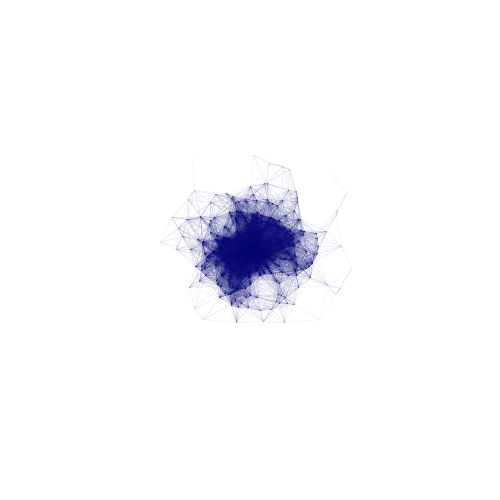
Frame 1 (no input)
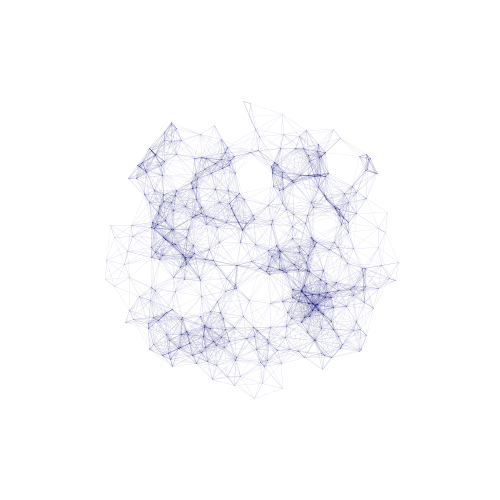
Frame 60 (the mouse pressed at the canvas centre just before this capture)
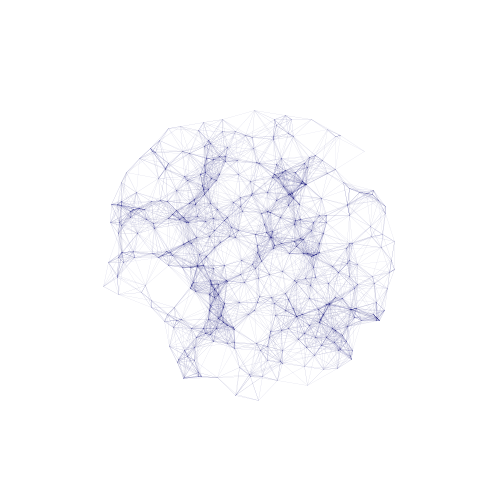
Frame 120 (the mouse held since frame 60 and released just before this capture)

The Processing sketch that drew these frames (run headless with seeded random() and noise(); from frame 60 on, the mouse is pressed at the canvas centre):

// Processing sketch: processing_117684
// ── processing_117684.pde

Points[] p = new Points[400];
float distance = 35;
float MyDiameter = 300;
 
void setup() 
{
  size(500, 500);
  smooth();
  for (int i = 0; i<p.length;i++) 
  {
    p[i] = new Points(MyDiameter);
  }
}
 
void draw() 
{
  background(255);
  for (int i = 0; i<p.length; i++) 
  {
    for (int j = 0; j<p.length; j++) 
    {
      if (i!=j) {
        float d = sqrt(pow(p[i].x()-p[j].x(), 2) + pow(p[i].y()-p[j].y(), 2));
        if (d<distance) {
          stroke(40/35, 40/35, 110, 1200/d);
          strokeWeight(0.1);
        line(p[i].x(), p[i].y(), p[j].x(), p[j].y());
        }
      }
    }
  }
   
  for (int i = 0; i<p.length;i++) 
  {
      p[i].update();
      p[i].display();
  }
}
 
 
class Points {
  PVector origin;
  PVector distance;
  PVector pos;
  PVector vel;
  float vx;
  float vy;
  float MyDiameter;
  float radius;
  float angle;
  float scale;
   
  Points(float MyDiameter_)
  {
     
    vx = random(-1, 1);
    vy = random(-1, 1);
    scale = 2;
    MyDiameter = MyDiameter_;
    radius = map(noise(random(0, 1000)), 0, 1, -MyDiameter/2, MyDiameter/2);
    angle = map(noise(random(1001, 2000)), 0, 1, 0, 2*PI);
    pos = new PVector (width/2+radius*cos(angle), height/2+radius*sin(angle));
    vel = new PVector (scale*vx, scale*vy);
    origin = new PVector (width/2, height/2);
  }
   
  void update() 
  {
    pos.add(vel);
  }
   
  void display() 
  {
    distance = PVector.sub(origin, pos);
    if (distance.mag()>=MyDiameter/2)
    {
      vel.x *= -1;
      vel.y *= -1;
    }
  }
   
   
  float x() 
  {
    return pos.x;
  }
   
   
  float y() 
  {
    return pos.y;
  }
}
